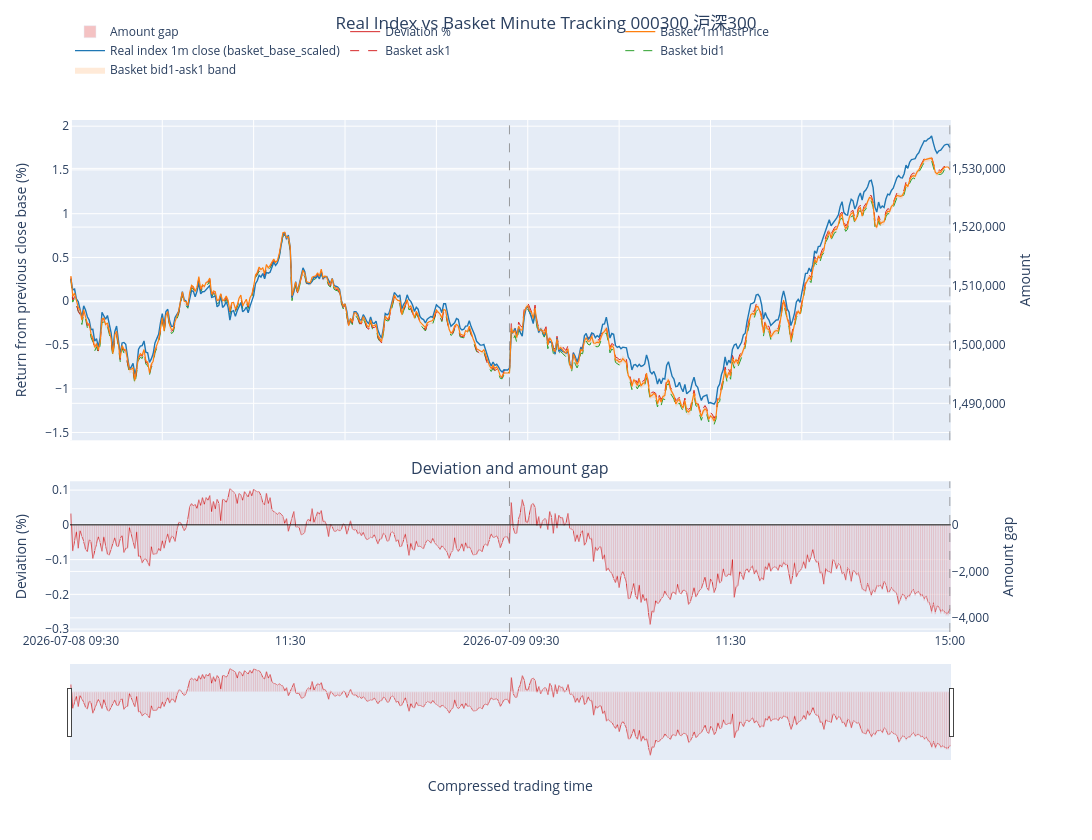

The notebook cell this image was saved under:
### Markdown cell above
## 下数据

### Code cell
print("Baseline date:", baseline_date_dash)
print("Using ETF:", using_etf)
print("Weight source:", weight_source)
print("Portfolio method:", portfolio_greedy_method)
print("Close weight data date:", closeweight_data_date)
print("Fitting dates:", fitting_date_ls)
print("Adjusting dates:", adjusting_date_ls)
print("Rule file:", rule_file_path)
print("Target stock value:", target_stock_value)
print("Apply corporate actions:", apply_corporate_actions_to_basket)
print("Funding ratio cap:", adjustment_max_over_budget_ratio)
print("Real index price caliber:", real_index_price_caliber)
print("Real index amount mode:", real_index_amount_mode)
print("Risk estimator:", initial_risk_model.summary["estimator"])
print("Risk matrix mode:", risk_matrix_mode)
print("Risk lookback days:", risk_lookback_days)
print("Risk half-life days:", risk_half_life_days)
print("Risk price col:", risk_price_col)
print("OAS shrinkage:", initial_risk_model.summary["oas_shrinkage"])
print("Pareto config:", pareto_config)
print("Excepted stocks:", excepted_code_ls)
print("[Daily Tracking Stats]")
display(df_daily_tracking_stats[[
    "fitting_date", "diff_mean_pct", "diff_std_pct",
    "diff_max_positive_pct", "diff_max_negative_pct", "diff_pct95_pct",
    "n_minutes", "daily_dividend_cash", "cumulative_dividend_cash",
    "corporate_action_enabled", "real_index_base_price",
    "real_index_price_caliber", "real_index_amount_mode",
]])
print("[Quantity Adjustments]:", len(df_quantity_adjustments))
display(df_quantity_adjustments.head(10))
print("[Dividend Records]:", len(df_dividend_records))
display(df_dividend_records.tail(10))
print("[Adjustment Summary]")
display(df_adjustment_summary)
print("[Adjustment Trades]:", len(df_adjustment_trades))
display(df_adjustment_trades.head(10))
print("[Position Schedule]")
display(df_position_schedule.head(5))
print("[Benchmark Base By Date]")
display(df_benchmark_base_by_date)
display(outputs["matplotlib_fig"])
display(outputs["plotly_fig"])

### Figure 1 — Plotly figure (JSON) as saved in the notebook; plotly's stock layout.template omitted (floating-point values rounded to 4 significant figures; data arrays with more than 128 entries replaced by an {"elided": "..."} marker saying what was removed)
{"data": [{"hoverinfo": "skip", "line": {"width": 0}, "mode": "lines", "showlegend": false, "type": "scatter", "x": {"elided": "482 float values"}, "xaxis": "x", "y": {"elided": "482 float values"}, "yaxis": "y"}, {"customdata": {"elided": "482x1 str values"}, "fill": "tonexty", "fillcolor": "rgba(255,127,14,0.16)", "hovertemplate": "Time=%{customdata[0]}<extra></extra>", "line": {"width": 0}, "mode": "lines", "name": "Basket bid1-ask1 band", "type": "scatter", "x": {"elided": "482 float values"}, "xaxis": "x", "y": {"elided": "482 float values"}, "yaxis": "y"}, {"customdata": {"elided": "482x1 str values"}, "hovertemplate": "Time=%{customdata[0]}<br>Return=%{y:.4f}%<extra></extra>", "line": {"color": "#2ca02c", "dash": "dash", "width": 1}, "mode": "lines", "name": "Basket bid1", "type": "scatter", "x": {"elided": "482 float values"}, "xaxis": "x", "y": {"elided": "482 float values"}, "yaxis": "y"}, {"customdata": {"elided": "482x1 str values"}, "hovertemplate": "Time=%{customdata[0]}<br>Return=%{y:.4f}%<extra></extra>", "line": {"color": "#d62728", "dash": "dash", "width": 1}, "mode": "lines", "name": "Basket ask1", "type": "scatter", "x": {"elided": "482 float values"}, "xaxis": "x", "y": {"elided": "482 float values"}, "yaxis": "y"}, {"customdata": {"elided": "482x2 mixed values"}, "hovertemplate": "Time=%{customdata[0]}<br>Return=%{y:.4f}%<br>Amount=%{customdata[1]:,.2f}<extra></extra>", "line": {"color": "#1f77b4", "width": 1.4}, "mode": "lines", "name": "Real index 1m close (basket_base_scaled)", "type": "scatter", "x": {"elided": "482 float values"}, "xaxis": "x", "y": {"elided": "482 float values"}, "yaxis": "y"}, {"customdata": {"elided": "482x2 mixed values"}, "hovertemplate": "Time=%{customdata[0]}<br>Return=%{y:.4f}%<br>Amount=%{customdata[1]:,.2f}<extra></extra>", "line": {"color": "#ff7f0e", "width": 1.2}, "mode": "lines", "name": "Basket 1m lastPrice", "type": "scatter", "x": {"elided": "482 float values"}, "xaxis": "x", "y": {"elided": "482 float values"}, "yaxis": "y"}, {"hoverinfo": "skip", "line": {"width": 0}, "mode": "lines", "opacity": 0, "showlegend": false, "type": "scatter", "x": {"elided": "482 float values"}, "xaxis": "x", "y": {"elided": "482 float values"}, "yaxis": "y2"}, {"hoverinfo": "skip", "line": {"width": 0}, "mode": "lines", "opacity": 0, "showlegend": false, "type": "scatter", "x": {"elided": "482 float values"}, "xaxis": "x", "y": {"elided": "482 float values"}, "yaxis": "y2"}, {"customdata": {"elided": "482x2 mixed values"}, "hovertemplate": "Time=%{customdata[0]}<br>Deviation=%{y:.4f}%<br>Amount gap=%{customdata[1]:,.2f}<extra></extra>", "line": {"color": "#d62728", "width": 1}, "mode": "lines", "name": "Deviation %", "type": "scatter", "x": {"elided": "482 float values"}, "xaxis": "x2", "y": {"elided": "482 float values"}, "yaxis": "y3"}, {"customdata": {"elided": "482x1 str values"}, "hovertemplate": "Time=%{customdata[0]}<br>Amount gap=%{y:,.2f}<extra></extra>", "marker": {"color": "rgba(214,39,40,0.28)"}, "name": "Amount gap", "type": "bar", "x": {"elided": "482 float values"}, "xaxis": "x2", "y": {"elided": "482 float values"}, "yaxis": "y4"}], "layout": {"annotations": [{"font": {"size": 16}, "showarrow": false, "text": "Deviation and amount gap", "x": 0.47, "xanchor": "center", "xref": "paper", "y": 0.2944, "yanchor": "bottom", "yref": "paper"}], "height": 840, "hovermode": "x unified", "legend": {"orientation": "h", "x": 0, "xanchor": "left", "y": 1.07, "yanchor": "bottom"}, "margin": {"b": 80, "l": 70, "r": 85, "t": 120}, "shapes": [{"line": {"color": "rgba(120,120,120,0.7)", "dash": "dash", "width": 1}, "type": "line", "x0": 240, "x1": 240, "xref": "x", "y0": 0, "y1": 1, "yref": "y domain"}, {"line": {"color": "rgba(120,120,120,0.7)", "dash": "dash", "width": 1}, "type": "line", "x0": 240, "x1": 240, "xref": "x2", "y0": 0, "y1": 1, "yref": "y3 domain"}, {"line": {"color": "rgba(120,120,120,0.7)", "dash": "dash", "width": 1}, "type": "line", "x0": 481, "x1": 481, "xref": "x", "y0": 0, "y1": 1, "yref": "y domain"}, {"line": {"color": "rgba(120,120,120,0.7)", "dash": "dash", "width": 1}, "type": "line", "x0": 481, "x1": 481, "xref": "x2", "y0": 0, "y1": 1, "yref": "y3 domain"}, {"line": {"color": "black", "width": 1}, "type": "line", "x0": 0, "x1": 1, "xref": "x2 domain", "y0": 0, "y1": 0, "yref": "y3"}], "title": {"text": "Real Index vs Basket Minute Tracking 000300 沪深300", "x": 0.5, "y": 0.98}, "width": 1350, "xaxis": {"anchor": "y", "domain": [0, 0.94], "matches": "x2", "showticklabels": false}, "xaxis2": {"anchor": "y3", "domain": [0, 0.94], "rangeslider": {"visible": true}, "tickmode": "array", "ticktext": ["2026-07-08\n09:30", "11:30", "2026-07-09\n09:30", "11:30", "15:00"], "tickvals": [0, 120, 241, 361, 481], "title": {"text": "Compressed trading time"}}, "yaxis": {"anchor": "x", "domain": [0.3744, 1], "title": {"text": "Return from previous close base (%)"}}, "yaxis2": {"anchor": "x", "overlaying": "y", "side": "right", "tickformat": ",.0f", "title": {"text": "Amount"}}, "yaxis3": {"anchor": "x2", "domain": [0, 0.2944], "title": {"text": "Deviation (%)"}}, "yaxis4": {"anchor": "x2", "overlaying": "y3", "side": "right", "tickformat": ",.0f", "title": {"text": "Amount gap"}}}}
